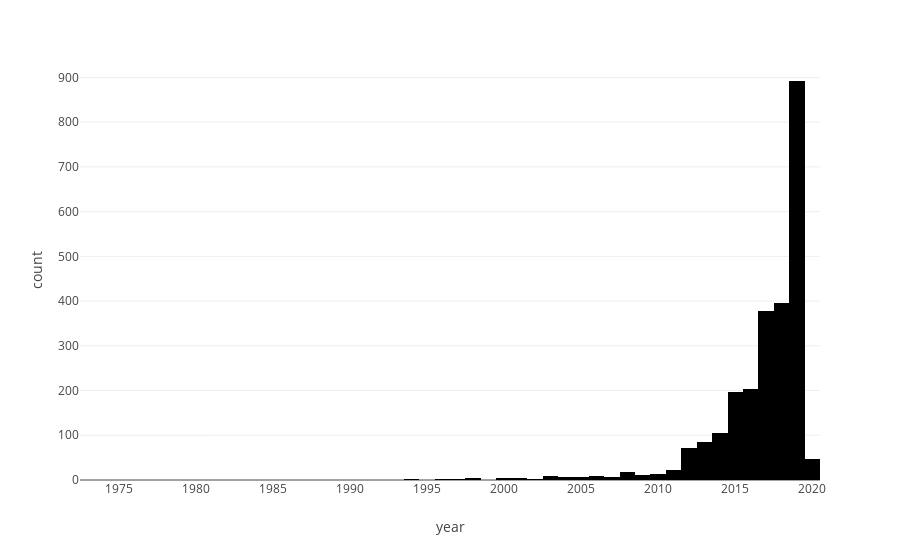

Here is the notebook cell this chart was saved with:
### Code cell
px.histogram(data,x="year")

### Figure 1 — Plotly figure (JSON) as saved in the notebook; plotly's stock layout.template omitted (floating-point values rounded to 4 significant figures; data arrays with more than 128 entries replaced by an {"elided": "..."} marker saying what was removed)
{"data": [{"alignmentgroup": "True", "bingroup": "x", "hovertemplate": "year=%{x}<br>count=%{y}<extra></extra>", "legendgroup": "", "marker": {"color": "#000001", "pattern": {"shape": ""}}, "name": "", "offsetgroup": "", "orientation": "v", "showlegend": false, "type": "histogram", "x": {"elided": "2499 int values"}, "xaxis": "x", "yaxis": "y"}], "layout": {"barmode": "relative", "legend": {"tracegroupgap": 0}, "margin": {"t": 60}, "xaxis": {"anchor": "y", "domain": [0, 1], "title": {"text": "year"}}, "yaxis": {"anchor": "x", "domain": [0, 1], "title": {"text": "count"}}}}
